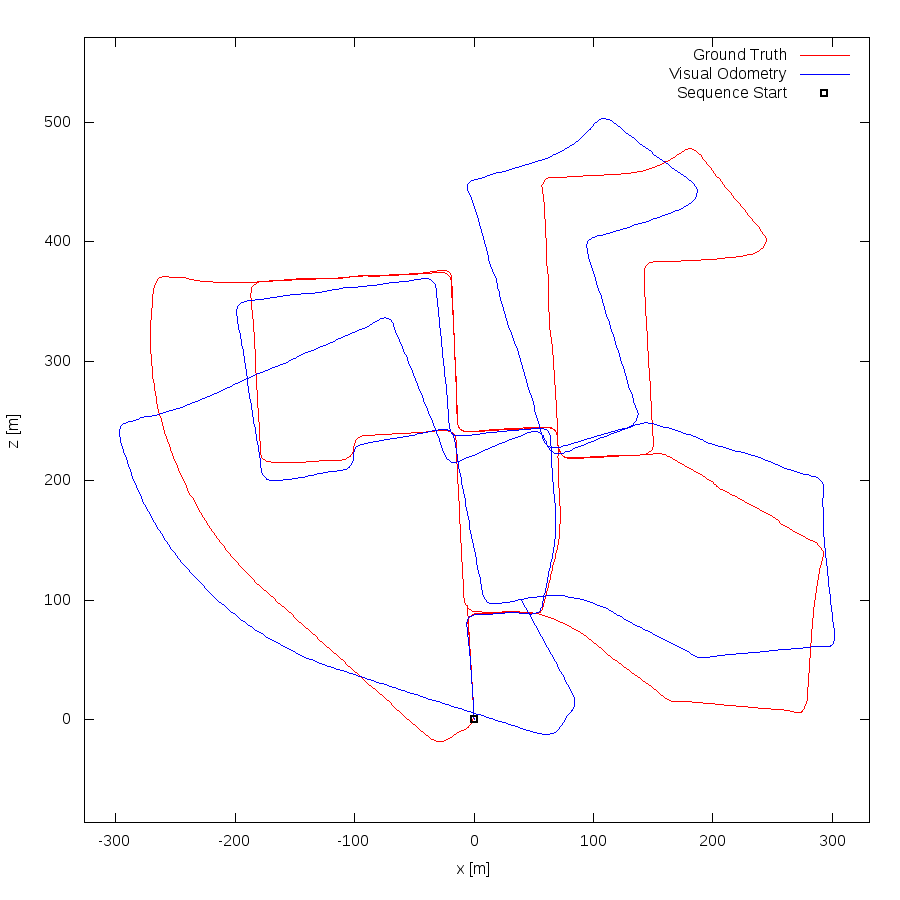

gnuplot code for this plot:
set term postscript eps enhanced color
set output "00.eps"
set size ratio -1
set xrange [-326:331]
set yrange [-86:571]
set xlabel "x [m]"
set ylabel "z [m]"
plot "00.txt" using 1:2 lc rgb "#FF0000" title 'Ground Truth' w lines,"00.txt" using 3:4 lc rgb "#0000FF" title 'Visual Odometry' w lines,"< head -1 00.txt" using 1:2 lc rgb "#000000" pt 4 ps 1 lw 2 title 'Sequence Start' w points
